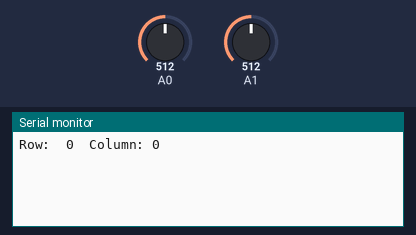
The sketch below on a simulated Arduino Uno, built with avr-gcc and run on an emulated ATmega328P. Shown: the last lines printed to the serial monitor. Inputs (shaded band) come from the test bench; at power-on: A0 = 512, A1 = 512.

Above: at 2.3 s.
2.4 s: A0 set to 691
4.5 s: A0 set to 715
At 5.7 s:
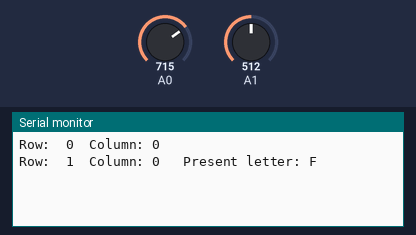
At 6.9 s:
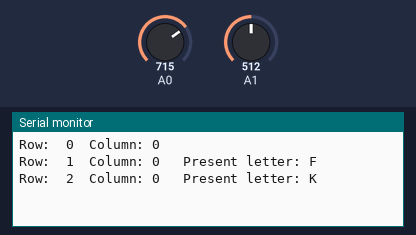

The sketch:

sketch.ino
```cpp
char a[6][5]={'A','B','C','D','E','F','G','H','I','J','K','L','M','N','O','P','Q','R','S','T','U','V','W','X','Y','Z',',',' ','.','\''}, txt[100]={"\0"};
int x, y, i = 0, j = 0, p = 0;
void setup() {
  // put your setup code here, to run once:
  Serial.begin(9600);

  Serial.println("Row:  0  Column: 0");
}

void loop() {
  // put your main code here, to run repeatedly:
  x = analogRead(A0);
  y = analogRead(A1);
  if  (x > 700 && y < 700) {i = ((i+1)%6); Serial.print("Row:  ");Serial.print(i);Serial.print("  Column: ");Serial.print(j);Serial.print("   Present letter: ");Serial.println(a[i][j]);}
  if  (x < 700 && y > 700) {j = ((j+1)%5); Serial.print("Row:  ");Serial.print(i);Serial.print("  Column: ");Serial.print(j);Serial.print("   Present letter: ");Serial.println(a[i][j]);}
  if  (x > 700 && y > 700) {txt[p] = a[i][j]; p++; Serial.println(txt); i = 0; j = 0;}
  delay(1500);
}
```

Measured:
- the behaviour switches between 700 and 701 on A0 (found by bisection; images 0 and 1)
- after the input at 4.5 s, the serial monitor: prints a new line at once (image 1)
